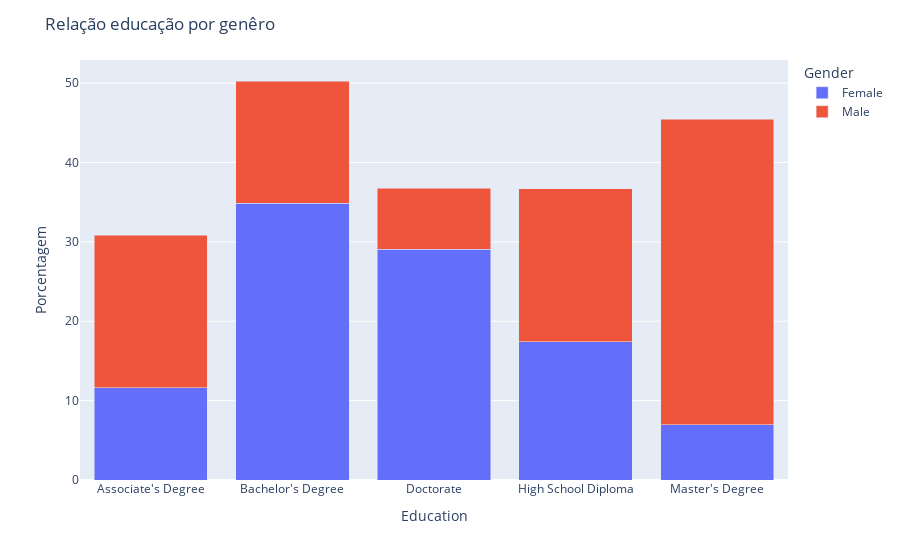

The notebook cell this image was saved under:
### Markdown cell above
**E) Que outras perguntas te parecem fazer sentido explorarmos a resposta para conhecermos mais nossa base de dados e o comportamento dos clientes?**

 Elabore mais 3 perguntas e responda utilizando gráficos + insights.

### Code cell
# seu código aqui
#Relação escolarida e genêno
df_grouped = df.groupby(['Education', 'Gender']).size().reset_index(name='count')
total_education = df_grouped.groupby('Gender')['count'].transform('sum')
df_grouped['percent'] = (df_grouped['count'] / total_education) * 100

fig = px.bar(df_grouped, x='Education', y='percent', color='Gender', barmode='stack',
             labels={'Education': 'Education', 'percent': 'Porcentagem', 'Gender': 'Gender'})
fig.update_layout(title='Relação educação por genêro',
                  yaxis_title='Porcentagem',
                  legend_title='Gender')
fig.show()

### Figure 1 — Plotly figure (JSON) as saved in the notebook; plotly's stock layout.template omitted (floating-point values rounded to 4 significant figures)
{"data": [{"alignmentgroup": "True", "hovertemplate": "Gender=Female<br>Education=%{x}<br>Porcentagem=%{y}<extra></extra>", "legendgroup": "Female", "marker": {"color": "#636efa", "pattern": {"shape": ""}}, "name": "Female", "offsetgroup": "Female", "orientation": "v", "showlegend": true, "textposition": "auto", "type": "bar", "x": ["Associate's Degree", "Bachelor's Degree", "Doctorate", "High School Diploma", "Master's Degree"], "xaxis": "x", "y": [11.63, 34.88, 29.07, 17.44, 6.977], "yaxis": "y"}, {"alignmentgroup": "True", "hovertemplate": "Gender=Male<br>Education=%{x}<br>Porcentagem=%{y}<extra></extra>", "legendgroup": "Male", "marker": {"color": "#EF553B", "pattern": {"shape": ""}}, "name": "Male", "offsetgroup": "Male", "orientation": "v", "showlegend": true, "textposition": "auto", "type": "bar", "x": ["Associate's Degree", "Bachelor's Degree", "Doctorate", "High School Diploma", "Master's Degree"], "xaxis": "x", "y": [19.23, 15.38, 7.692, 19.23, 38.46], "yaxis": "y"}], "layout": {"barmode": "stack", "legend": {"title": {"text": "Gender"}, "tracegroupgap": 0}, "margin": {"t": 60}, "title": {"text": "Relação educação por genêro"}, "xaxis": {"anchor": "y", "domain": [0, 1], "title": {"text": "Education"}}, "yaxis": {"anchor": "x", "domain": [0, 1], "title": {"text": "Porcentagem"}}}}
